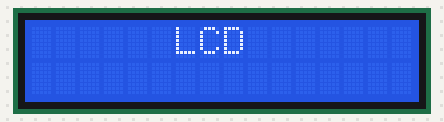
The sketch below on a simulated Arduino Uno, built with avr-gcc and run on an emulated ATmega328P. On the bench: 16×2 character LCD.

Above: at 0.1 s.
At 2.1 s:
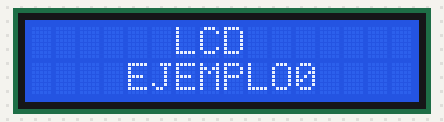
At 11.1 s:
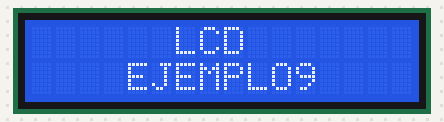
At 20.1 s:
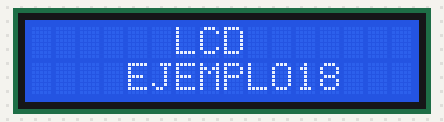
At 29.2 s:
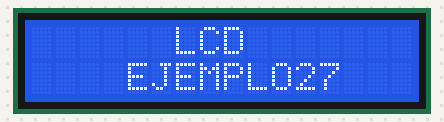
At 38.2 s:
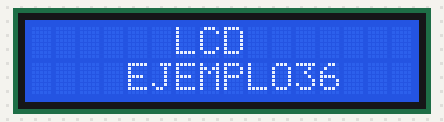

Measured:
- what the display in image 1 shows lasts 1.0 s, from 2.1 s to 3.1 s

The sketch:

LCD.ino
```cpp
#include <LiquidCrystal.h>

#define LCD_RS 8
#define LCD_EN 9
#define LCD_D4 10
#define LCD_D5 11
#define LCD_D6 12
#define LCD_D7 7

int i;

LiquidCrystal lcd(LCD_RS, LCD_EN, LCD_D4, LCD_D5, LCD_D6, LCD_D7);

void setup() {
  lcd.begin(16,2); //
  lcd.clear();
  lcd.setCursor(6,0);
  lcd.print("LCD");
  delay(2000);
}

void loop() {
  // put your main code here, to run repeatedly:
  lcd.setCursor(4,1);
  lcd.print("EJEMPLO");
  lcd.print(i);
  i++;
  delay(1000);
}
```
